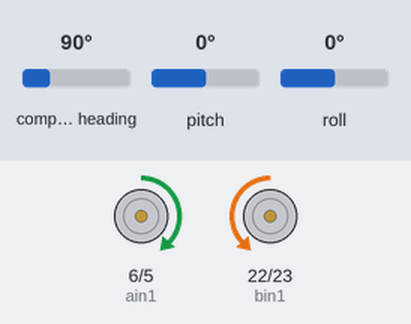
This program was run on a simulated Raspberry Pi (BCM pin numbers). Shown: motor-driver pin pairs drawn as motors (green arrow = first pin HIGH = forward, orange = second pin HIGH = backward, longer = more drive, scaled by the enable pin). The test bench sets the inputs (shaded band); at power-on: compass heading 90°, pitch 0°, roll 0°. The clock reads 2024-03-15 10:24:30 at power-on unless the program sets it; what the program prints to the terminal is not drawn.

Above: at 4.2 s.
4.3 s: compass heading set to 7°
At 5.1 s:
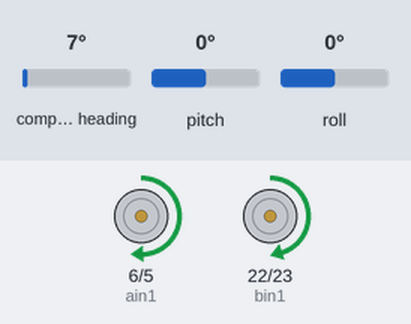
5.8 s: compass heading set to 11°
At 6.7 s:
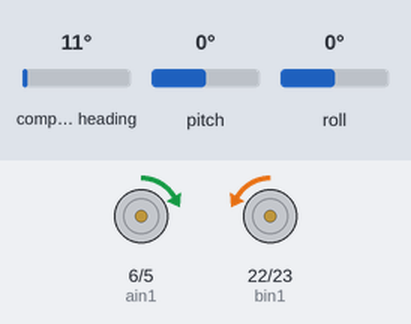
7.3 s: compass heading set to 269°
At 8.3 s:
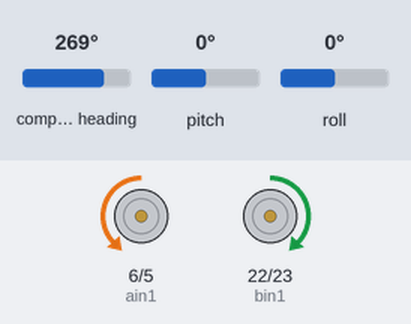
8.8 s: compass heading set to 352°
At 10.0 s:
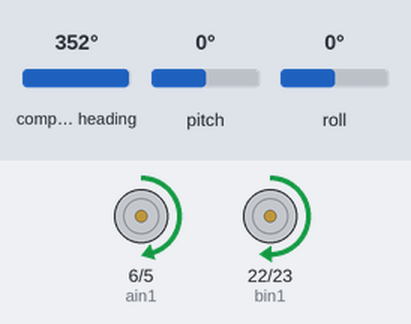
10.3 s: compass heading set to 344°
At 11.5 s:
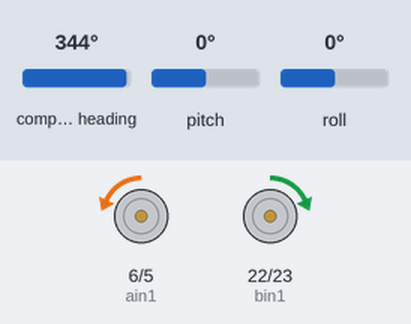
11.8 s: compass heading set to 90°
At 13.2 s:
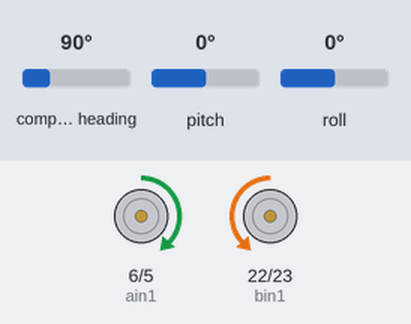
Timing chart, 0 to 14.3 s (numbered marks = the images above; inputs shaded):
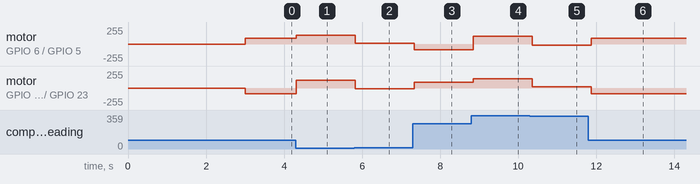

The program:

calib.py
```python
import time
import board
import digitalio
import pwmio
import adafruit_bno055
import math

# ==========================================
# 1. 設定エリア
# ==========================================
# 屋内テスト用：常に「0度（北）」を目標方位とする
VIRTUAL_TARGET_BEARING = 0.0
MOUNTING_OFFSET = 0.0

# 制御パラメータ（本番と同じ設定）
KP_GAIN = 0.004
BASE_SPEED = 0.5  # 屋内なので少し遅めに設定
APPROACH_ANGLE = 10
CALIB_SPEED = 0.4

# ==========================================
# 2. モーター設定 (左モーター反転対応版)
# ==========================================
# 左モーター (A)
ain1 = digitalio.DigitalInOut(board.D6)
ain2 = digitalio.DigitalInOut(board.D5)
ain1.direction = digitalio.Direction.OUTPUT
ain2.direction = digitalio.Direction.OUTPUT
pwma = pwmio.PWMOut(board.D12, frequency=20000)

# 右モーター (B)
bin1 = digitalio.DigitalInOut(board.D22)
bin2 = digitalio.DigitalInOut(board.D23)
bin1.direction = digitalio.Direction.OUTPUT
bin2.direction = digitalio.Direction.OUTPUT
pwmb = pwmio.PWMOut(board.D13, frequency=20000)


# ★追加：現在のスピードを記憶しておく変数
current_speed_A = 0.0
current_speed_B = 0.0

def set_motor_speed(motor, throttle):
    global current_speed_A, current_speed_B  # グローバル変数を更新できるようにする
    throttle = max(-1.0, min(1.0, throttle))
    duty = int(abs(throttle) * 65535)

    if motor == 'A':
        current_speed_A = throttle  # 今のスピードを記憶
        ain1.value = (throttle > 0)
        ain2.value = (throttle < 0)
        pwma.duty_cycle = duty
    elif motor == 'B':
        current_speed_B = throttle  # 今のスピードを記憶
        bin1.value = (throttle > 0)
        bin2.value = (throttle < 0)
        pwmb.duty_cycle = duty

def stop_motors(duration=0.5, steps=10):
    """
    duration秒かけて、steps回に分けて滑らかに停止する関数
    デフォルトは 0.5秒かけて 10段階で減速
    """
    global current_speed_A, current_speed_B

    # 減速を開始する前のスピードを保存
    start_A = current_speed_A
    start_B = current_speed_B

    # すでに止まっていれば何もしない
    if start_A == 0.0 and start_B == 0.0:
        return

    # 徐々に 0 に近づけるループ
    for i in range(1, steps + 1):
        # 残りの割合を計算 (例: 0.9 -> 0.8 -> ... -> 0.0)
        ratio = 1.0 - (i / steps)

        # 記憶しておいた初期スピード × 割合 で徐々に下げる
        set_motor_speed('A', start_A * ratio)
        set_motor_speed('B', start_B * ratio)

        # durationをstepsで割った時間だけ待つ
        time.sleep(duration / steps)

    # 念のため最後に確実に 0 をセット
    set_motor_speed('A', 0.0)
    set_motor_speed('B', 0.0)

# ==========================================
# 3. センサー設定 (BNO055のみ)
# ==========================================
i2c = board.I2C()
sensor = None
try:
    sensor = adafruit_bno055.BNO055_I2C(i2c, address=0x28)
    print("✅ BNO055 接続成功 (0x28)")
except Exeption as e:
    print(f"❌ センサーが見つかりません: {e}")
    exit()

def normalize_angle_error(error):
    while error > 180: error -= 360
    while error < -180: error += 360
    return error

# ==========================================
# 4. メインループ
# ==========================================
# ==========================================
# 4.5 BNO055 自動キャリブレーション (正方形・姿勢復帰版)
# ==========================================
if sensor:
    print("🤖 モーターによる自動キャリブレーション（正方形軌道）を開始します...")

    stop_motors()
    time.sleep(2.0)

    print("走行して地磁気を学習中...")
    timeout = time.time() + 40.0
    start_time = time.time()

    while time.time() < timeout:
        sys, gyro, accel, mag = sensor.calibration_status
        print(f"自動校正中... [Sys:{sys}, Gyro:{gyro}, Accel:{accel}, Mag:{mag}]")

        if mag == 3 and gyro > 0:
            print("\n✅ 自動校正完了！本当の北を認識しました。")
            break

        # ------------------------------------------------
        # 止まらずに滑らかに直進と旋回を繰り返す（角丸ポリゴン軌道）
        # ------------------------------------------------
        t = time.time() - start_time

        # 1サイクルを 2.0秒 とする
        cycle_time = 2.0
        phase_t = t % cycle_time

        # ★左タイヤは常に前進（慣性を殺さず、前転を防ぐ最大のポイント）
        l_val = 0.4

        if phase_t < 0.8:
            # 【フェーズ1：直進】 両輪が 0.4 で真っ直ぐ進む
            r_val = 0.4

        elif phase_t < 1.2:
            # 【フェーズ2：移行（直進 -> 旋回）】 0.4秒かけて滑らかに右タイヤを逆転
            # ratio は 0.0 から 1.0 まで徐々に増える
            ratio = (phase_t - 0.8) / 0.4
            r_val = 0.4 - (0.8 * ratio) # 0.4 から -0.4 へシームレスに変化

        elif phase_t < 1.6:
            # 【フェーズ3：旋回】 右に鋭く曲がる（左は進み続けているので止まらない）
            r_val = -0.4

        else:
            # 【フェーズ4：移行（旋回 -> 直進）】 0.4秒かけて滑らかに右タイヤを前進に戻す
            ratio = (phase_t - 1.6) / 0.4
            r_val = -0.4 + (0.8 * ratio) # -0.4 から 0.4 へシームレスに変化

        # モーターに指示
        set_motor_speed('A', l_val)
        set_motor_speed('B', r_val)
        # ------------------------------------------------
        # ------------------------------------------------
        time.sleep(0.05) # 細かくループを回して状態をチェック
    else:
        print("\n⚠️ キャリブレーションがタイムアウトしました。")

    # 終了時は安全に停止
    stop_motors()
    time.sleep(1.0)

else:
    print("⚠️ センサーがないためキャリブレーションをスキップします。")


print("\n--- 屋内姿勢制御テスト開始 ---")
print("機体を水平に持ち、ゆっくり左右に回してください。")
print("目標方位は 0度 (北) に固定されています。")
print("中断するには Ctrl+C を押してください。\n")

try:
    while True:
        # 方位取得
        raw_heading = sensor.euler[0]

        # センサーエラー時はスキップ
        if raw_heading is None:
            time.sleep(0.1)
            continue

        # --- 制御ロジック ---
        heading = (raw_heading + MOUNTING_OFFSET) % 360
        # 1. ズレの計算 (目標0度 - 現在向き)
        angle_diff = normalize_angle_error(VIRTUAL_TARGET_BEARING - heading)

        # 2. 「近づいたら前進」ロジック
        if abs(angle_diff) < APPROACH_ANGLE:
            # ズレが小さい(20度以内) -> 前進許可
            current_base = BASE_SPEED
        else:
            # ズレが大きい -> 前進せず、その場で旋回して向きを合わせる
            current_base = 0.0

        # 3. 旋回量の計算 (P制御)
        turn = angle_diff * KP_GAIN
        # ★追加：旋回スピードの上限を設定（オーバーシュート対策）
        # 最大パワーを 0.35 程度に抑えることで、勢いがつきすぎるのを防ぐ
        MAX_TURN = 0.35
        turn = max(-MAX_TURN, min(MAX_TURN, turn))

        # 左右出力の決定
        l_val = current_base - turn
        r_val = current_base + turn

       # ★追加：出力が -1.0 〜 1.0 の範囲を超えないように安全処理
        l_val = max(-1.0, min(1.0, l_val))
        r_val = max(-1.0, min(1.0, r_val))

        # モーター駆動
        set_motor_speed('A', l_val)
        set_motor_speed('B', r_val)

        # ログ表示
        print(f"向: {heading:5.1f}° | ズレ: {angle_diff:5.1f}° | L:{l_val:.2f} R:{r_val:.2f}")

        time.sleep(0.1)

except KeyboardInterrupt:
    print("\n停止")
    stop_motors()
```

Measured:
- the behaviour switches between 9 and 10° on compass heading (found by bisection; images 1 and 2)
- the behaviour switches between 351 and 350° on compass heading (found by bisection; images 4 and 5)
- after the input at 4.3 s, motor on GPIO 6 (ain1) / GPIO 5 (ain2): forward 89/255 → forward 135/255 at once; motor on GPIO 22 (bin1) / GPIO 23 (bin2): backward 89/255 → forward 120/255 at once
- after the input at 5.8 s, motor on GPIO 6 (ain1) / GPIO 5 (ain2): forward 135/255 → forward 11/255 at once; motor on GPIO 22 (bin1) / GPIO 23 (bin2): forward 120/255 → backward 11/255 at once
- after the input at 7.3 s, motor on GPIO 6 (ain1) / GPIO 5 (ain2): forward 11/255 → backward 89/255 at once; motor on GPIO 22 (bin1) / GPIO 23 (bin2): backward 11/255 → forward 89/255 at once
- after the input at 8.8 s, motor on GPIO 6 (ain1) / GPIO 5 (ain2): backward 89/255 → forward 119/255 after 0.05 s; motor on GPIO 22 (bin1) / GPIO 23 (bin2): forward 89/255 → forward 136/255 after 0.05 s
- after the input at 10.3 s, motor on GPIO 6 (ain1) / GPIO 5 (ain2): forward 119/255 → backward 16/255 after 0.07 s; motor on GPIO 22 (bin1) / GPIO 23 (bin2): forward 136/255 → forward 16/255 after 0.07 s
- after the input at 11.8 s, motor on GPIO 6 (ain1) / GPIO 5 (ain2): backward 16/255 → forward 89/255 after 0.08 s; motor on GPIO 22 (bin1) / GPIO 23 (bin2): forward 16/255 → backward 89/255 after 0.08 s
